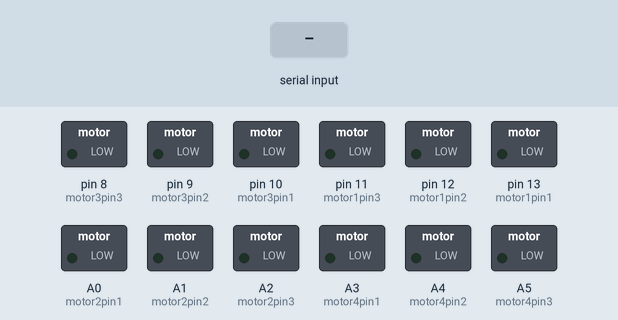
Bench run of a sketch on a simulated Arduino Uno, built with avr-gcc and run on an emulated ATmega328P. Parts: switched loads named in the sketch (green lamp = pin HIGH). The inputs (shaded band) are chosen by the test bench.

Above: at 1.2 s.
1.3 s: byte 1 (1) received over Serial
At 2.7 s:
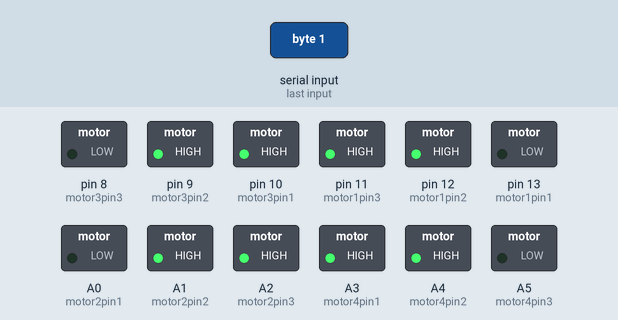
Timing chart, 0 to 4.3 s (numbered marks = the images above; inputs shaded):
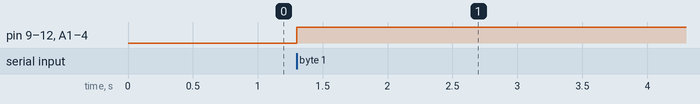

The sketch:

wireless_drone.ino
```cpp
#define motor1pin1 13
#define motor1pin2 12
#define motor1pin3 11

#define motor2pin1 A0
#define motor2pin2 A1
#define motor2pin3 A2

#define motor3pin1 10
#define motor3pin2 9
#define motor3pin3 8

#define motor4pin1 A3
#define motor4pin2 A4
#define motor4pin3 A5

//#define ustrigger 40
//#define usecho 41

char incomingByte = 0;

void setup() {
  pinMode(motor1pin1, OUTPUT);
  pinMode(motor1pin2, OUTPUT);
  pinMode(motor1pin3, OUTPUT);
  pinMode(motor2pin1, OUTPUT);
  pinMode(motor2pin2, OUTPUT);
  pinMode(motor2pin3, OUTPUT);
  pinMode(motor3pin1, OUTPUT);
  pinMode(motor3pin2, OUTPUT);
  pinMode(motor3pin3, OUTPUT);
  pinMode(motor4pin1, OUTPUT);
  pinMode(motor4pin2, OUTPUT);
  pinMode(motor4pin3, OUTPUT);
  Serial.begin(9600);
}

void motorone(){
  digitalWrite(motor1pin1, LOW);
  digitalWrite(motor1pin2, HIGH);
  digitalWrite(motor1pin3, HIGH);
}

void motortwo(){
  digitalWrite(motor2pin1, LOW);
  digitalWrite(motor2pin2, HIGH);
  digitalWrite(motor2pin3, HIGH);
}

void motorthree(){
  digitalWrite(motor3pin1, HIGH);
  digitalWrite(motor3pin2, HIGH);
  digitalWrite(motor3pin3, LOW);
}

void motorfour(){
  digitalWrite(motor4pin1, HIGH);
  digitalWrite(motor4pin2, HIGH);
  digitalWrite(motor4pin3, LOW);
}

void loop() {
if(Serial.available()>0){
    incomingByte = Serial.read();
    if(incomingByte == 1){
//    To raise the motor up
       motorone();
       motortwo();
       motorthree();
       motorfour();
      }
     else if(incomingByte == 2){
//   To roll left
      motortwo();
      motorfour();
     }
     else if(incomingByte == 3){
//   To roll right
      motorone();
      motorthree();
     }
     else if(incomingByte == 4){
//   To pitch forward
      motorthree();
      motorfour();
     }
     else if(incomingByte == 5){
//   To pitch backward
      motorone();
      motortwo();
     }
     else if(incomingByte == 6){
//   To yaw clockwise
      motortwo();
      motorthree();
     }
     else if(incomingByte == 7){
//   To yaw anticlockwise
      motorone();
      motorfour();
     }
   }
}
```

Measured:
- after the input at 1.3 s, pin 9 (motor3pin2), pin 10 (motor3pin1), pin 11 (motor1pin3), pin 12 (motor1pin2), A1 (motor2pin2), A2 (motor2pin3), A3 (motor4pin1), A4 (motor4pin2): LOW → HIGH at once
